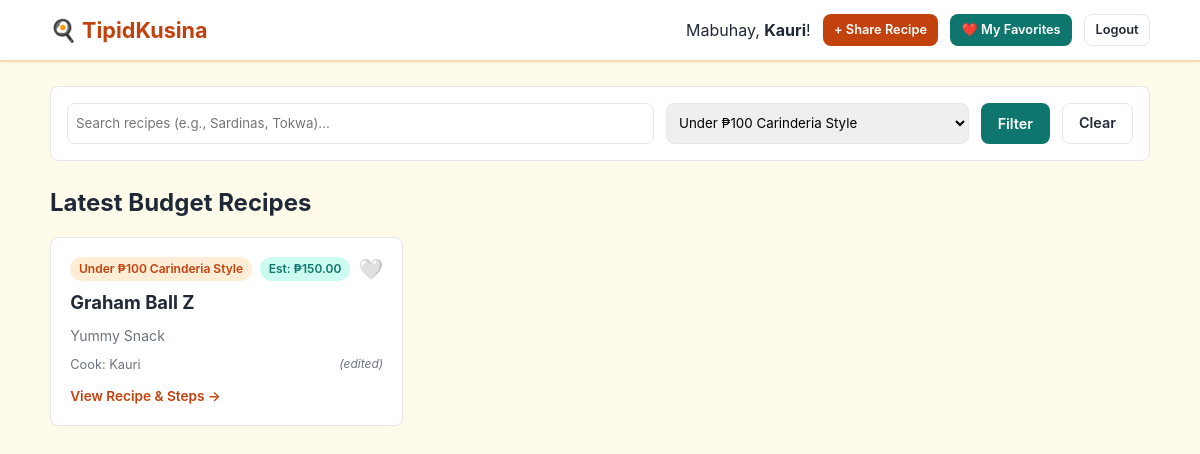
The app's page /index.php?category=5 (signed in) with its own data.
### tables this page shows
CREATE TABLE `recipes` (
  `id` int(11) NOT NULL,
  `user_id` int(11) NOT NULL,
  `category_id` int(11) NOT NULL,
  `title` varchar(150) NOT NULL,
  `description` text NOT NULL,
  `instructions` text NOT NULL,
  `estimated_cost` decimal(8,2) NOT NULL DEFAULT 50.00,
  `is_edited` tinyint(1) DEFAULT 0,
  `created_at` timestamp NOT NULL DEFAULT current_timestamp(),
  `updated_at` timestamp NOT NULL DEFAULT current_timestamp() ON UPDATE current_timestamp()
);

CREATE TABLE `categories` (
  `id` int(11) NOT NULL,
  `name` varchar(100) NOT NULL,
  `created_at` timestamp NOT NULL DEFAULT current_timestamp()
);

CREATE TABLE `users` (
  `id` int(11) NOT NULL,
  `name` varchar(100) NOT NULL,
  `email` varchar(150) NOT NULL,
  `password` varchar(255) NOT NULL,
  `created_at` timestamp NOT NULL DEFAULT current_timestamp()
);

### classes/RecipeService.php (called while the page is built, shortened)
<?php
class RecipeService {
    public function getCategories(): array {
        return $this->pdo->query("SELECT * FROM categories ORDER BY name ASC")->fetchAll();
    }
    public function getLatest(string $search = '', int $categoryId = 0): array {
        $sql = "SELECT r.*, c.name AS category_name, u.name AS author_name
                FROM recipes r
                JOIN categories c ON r.category_id = c.id
                JOIN users u ON r.user_id = u.id
                WHERE 1=1";
        $params = [];
        if ($categoryId > 0) {
            $sql .= " AND r.category_id = ?";
            $params[] = $categoryId;
        }
        $sql .= " ORDER BY r.created_at DESC";
        $stmt = $this->pdo->prepare($sql);
        $stmt->execute($params);
        return $stmt->fetchAll();
    }
}

### auth_check.php (called while the page is built, shortened)
<?php
function current_user_id(): int {
    return (int) ($_SESSION['user_id'] ?? 0);
}

### classes/FavoriteService.php (called while the page is built, shortened)
<?php
class FavoriteService {
    public function isFavorited(int $userId, int $recipeId): bool {
        $stmt = $this->pdo->prepare("SELECT id FROM favorites WHERE user_id = ? AND recipe_id = ?");
        $stmt->execute([$userId, $recipeId]);
        return (bool) $stmt->fetch();
    }
}

### index.php (the view, shortened to what this page needs)
<?php
require_once __DIR__ . '/auth_check.php';
require_once __DIR__ . '/db.php';
require_once __DIR__ . '/classes/RecipeService.php';
require_once __DIR__ . '/classes/FavoriteService.php';
$recipeService = new RecipeService($pdo);
$favService = new FavoriteService($pdo);
$search = trim($_GET['q'] ?? '');
$catId = (int)($_GET['category'] ?? 0);
$categories = $recipeService->getCategories();
$recipes = $recipeService->getLatest($search, $catId);
?>
<!DOCTYPE html>
<html lang="en">
<head>
    <link rel="stylesheet" href="style.css">
</head>
<body>
    <header class="navbar">
        <div class="container nav-container">
            <a href="index.php" class="brand">🍳 TipidKusina</a>
            <nav class="nav-links">
                <span>Mabuhay, <strong><?= htmlspecialchars($_SESSION['user_name']) ?></strong>!</span>
                <a href="recipe_create.php" class="btn btn-sm btn-primary">+ Share Recipe</a>
                <a href="my_favorites.php" class="btn btn-sm btn-secondary">❤️ My Favorites</a>
                <a href="logout.php" class="btn btn-sm btn-outline">Logout</a>
            </nav>
        </div>
    </header>
    <main class="container">
        <section class="filter-card">
            <form method="GET" action="index.php" class="filter-form">
                <input type="text" name="q" placeholder="Search recipes (e.g., Sardinas, Tokwa)..." value="<?= htmlspecialchars($search) ?>" class="search-input">
                <select name="category" class="filter-select">
                    <?php foreach ($categories as $cat): ?>
                        <option value="<?= $cat['id'] ?>" <?= $catId === (int)$cat['id'] ? 'selected' : '' ?>>
                            <?= htmlspecialchars($cat['name']) ?>
                        </option>
                    <?php endforeach; ?>
                </select>
                <button type="submit" class="btn btn-secondary">Filter</button>
                <?php if ($search || $catId): ?>
                    <a href="index.php" class="btn btn-outline">Clear</a>
                <?php endif; ?>
            </form>
        </section>
        <section>
            <h2>Latest Budget Recipes</h2>
            <?php if (empty($recipes)): ?>
                <div class="empty-state">
                    <p>No student recipes found matching your filter. Be the first to share one!</p>
                </div>
            <?php else: ?>
                <div class="recipe-grid">
                    <?php foreach ($recipes as $r):
                        $isFav = $favService->isFavorited(current_user_id(), (int)$r['id']);
                    ?>
                        <article class="recipe-card">
                            <div class="recipe-card-header">
                                <span class="badge category-badge"><?= htmlspecialchars($r['category_name']) ?></span>
                                <span class="badge budget-badge">Est: ₱<?= number_format((float)$r['estimated_cost'], 2) ?></span>
                                <button class="fav-btn <?= $isFav ? 'active' : '' ?>" data-id="<?= $r['id'] ?>" title="Toggle Favorite">
                                    <?= $isFav ? '❤️' : '🤍' ?>
                                </button>
                            </div>
                            <h3><a href="recipe_detail.php?id=<?= $r['id'] ?>"><?= htmlspecialchars($r['title']) ?></a></h3>
                            <p class="recipe-desc"><?= htmlspecialchars(mb_strimwidth($r['description'], 0, 110, '...')) ?></p>
                            <div class="recipe-meta">
                                <span>Cook: <?= htmlspecialchars($r['author_name']) ?></span>
                                <?php if ($r['is_edited']): ?>
                                    <span class="edited-tag">(edited)</span>
                                <?php endif; ?>
                            </div>
                            <a href="recipe_detail.php?id=<?= $r['id'] ?>" class="view-link">View Recipe & Steps →</a>
                        </article>
                    <?php endforeach; ?>
                </div>
            <?php endif; ?>
        </section>
    </main>
</body>
</html>

### style.css (style rules this page uses)
:root { --primary: #c2410c; --primary-hover: #9a3412; --secondary: #0f766e; --secondary-hover: #115e59; --bg: #fffbeb; --surface: #ffffff; --text: #1f2937; --muted: #6b7280; --danger: #dc2626; --border: #e5e7eb; --radius: 8px; }
* { box-sizing: border-box; margin: 0; padding: 0; font-family: -apple-system, BlinkMacSystemFont, "Segoe UI", Roboto, sans-serif; }
body { background: var(--bg); color: var(--text); line-height: 1.5; padding-bottom: 3rem; }
.container { width: 92%; max-width: 1100px; margin: 0 auto; }
.navbar { background: var(--surface); border-bottom: 2px solid #fed7aa; padding: 0.85rem 0; position: sticky; top: 0; z-index: 10; box-shadow: 0 1px 3px rgba(0,0,0,0.05); }
.nav-container { display: flex; justify-content: space-between; align-items: center; flex-wrap: wrap; gap: 0.5rem; }
.brand { font-size: 1.35rem; font-weight: 700; color: var(--primary); text-decoration: none; }
.nav-links { display: flex; align-items: center; gap: 0.75rem; flex-wrap: wrap; }
.btn { display: inline-block; padding: 0.55rem 1rem; border-radius: var(--radius); font-size: 0.9rem; font-weight: 600; cursor: pointer; border: 1px solid transparent; text-decoration: none; }
.btn-primary { background: var(--primary); color: white; }
.btn-secondary { background: var(--secondary); color: white; }
.btn-outline { border-color: var(--border); color: var(--text); background: white; }
.btn-sm { padding: 0.35rem 0.65rem; font-size: 0.8rem; }
.badge { display: inline-block; font-size: 0.75rem; padding: 0.2rem 0.55rem; border-radius: 9999px; font-weight: 600; }
.category-badge { background: #ffedd5; color: var(--primary); }
.budget-badge { background: #ccfbf1; color: var(--secondary); }
.edited-tag { font-size: 0.75rem; color: var(--muted); font-style: italic; }
.recipe-grid { display: grid; grid-template-columns: repeat(auto-fill, minmax(290px, 1fr)); gap: 1.25rem; margin-top: 1rem; }
.recipe-card { background: white; border: 1px solid var(--border); border-radius: var(--radius); padding: 1.2rem; display: flex; flex-direction: column; justify-content: space-between; }
.recipe-card-header { display: flex; justify-content: space-between; align-items: center; margin-bottom: 0.5rem; gap: 0.3rem; }
.fav-btn { background: none; border: none; font-size: 1.25rem; cursor: pointer; line-height: 1; }
.recipe-card h3 a { color: var(--text); text-decoration: none; font-size: 1.15rem; }
.recipe-desc { color: var(--muted); font-size: 0.88rem; margin: 0.5rem 0; flex-grow: 1; }
.recipe-meta { font-size: 0.8rem; color: var(--muted); display: flex; justify-content: space-between; margin-bottom: 0.75rem; }
.view-link { color: var(--primary); font-size: 0.85rem; font-weight: 600; text-decoration: none; }
.filter-card { background: white; border-radius: var(--radius); padding: 1rem; border: 1px solid var(--border); margin: 1.5rem 0; }
.filter-form { display: flex; gap: 0.75rem; flex-wrap: wrap; }
.search-input { flex: 2; min-width: 200px; padding: 0.5rem; border: 1px solid var(--border); border-radius: var(--radius); }
.filter-select { flex: 1; min-width: 160px; padding: 0.5rem; border: 1px solid var(--border); border-radius: var(--radius); }

### records on screen
recipes: category.name "Under ₱100 Carinderia Style", estimated_cost "150.00", title "Graham Ball Z", description "Yummy Snack", user.name "Kauri", is_edited "(edited)"

### other values on screen
$_SESSION['user_name'] "Kauri"
form field category "Under ₱100 Carinderia Style"
